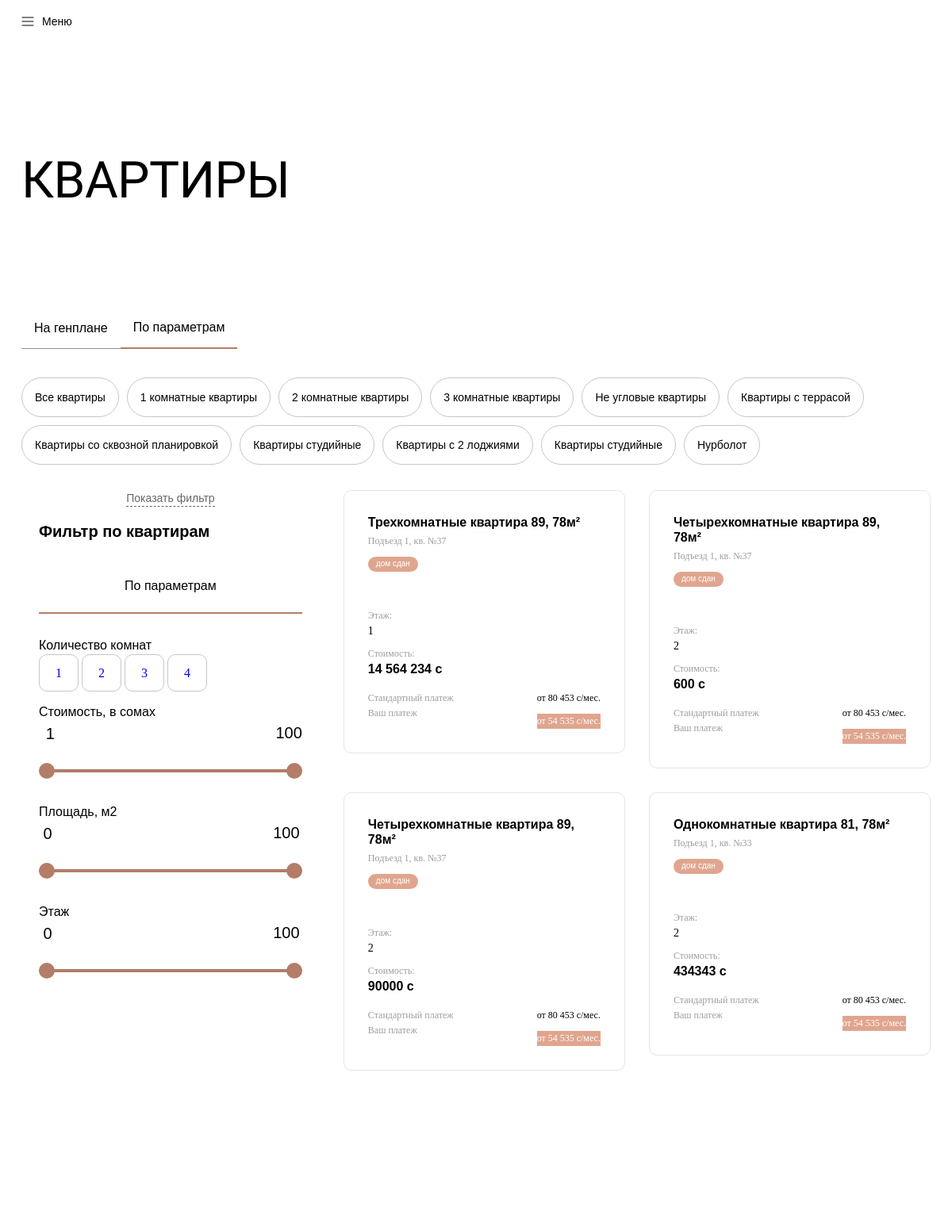
Page /catalog/?page=2 (upper part) on the earlier database version.
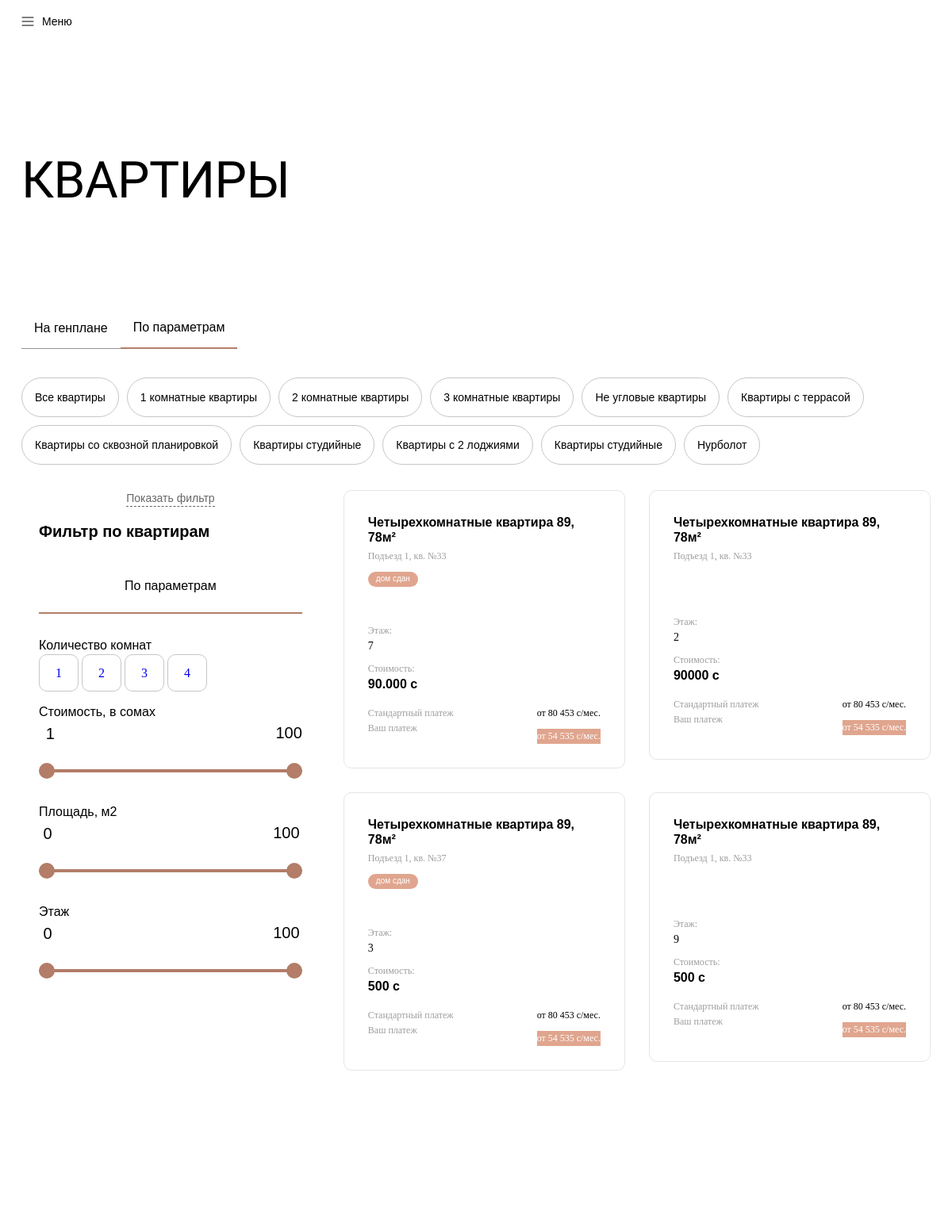
Same page on the later database version.
### apps/apartment/models.py (models this page shows, shortened)
class Category(models.Model):
    title = models.CharField(
        max_length = 255,
        verbose_name = "Название категории",
        blank= True, null = True
    )
    class Meta:
        verbose_name = "Категория квартир"
        verbose_name_plural = "Категория квартир"

class Rooms(models.Model):
    title = models.CharField(
        max_length = 255,
        verbose_name = "Сколько Комнат"
    )
    def __str__(self):
        return self.title
    class Meta:
        verbose_name = "Добавить Комнаты"
        verbose_name_plural = "Добавить Комнаты"

class Apartment(models.Model):
    category = models.ForeignKey(
        Category,
        related_name = "category_room",
        on_delete = models.CASCADE,
        blank= True, null = True
    )
    room = models.ForeignKey(
        Rooms,
        on_delete = models.CASCADE
    )
    razmer = models.CharField(
        max_length = 255,
        verbose_name = "Размер"
    )
    info = models.CharField(
        max_length = 255,
        verbose_name ="Дополнительная информация",
        blank = True,null=True
    )
    layote = ResizedImageField(
        force_format="WEBP",
        quality=100,
        upload_to='layote/',
        verbose_name="Фотография планировки",
        blank = True, null = True
    )
    plan = ResizedImageField(
        force_format="WEBP",
        quality=100,
        upload_to='plan/',
        verbose_name="Фотография на плане этажа",
        blank = True, null = True
    )
    object = ResizedImageField(
        force_format="WEBP",
        quality=100,
        upload_to='object/',
        verbose_name="Фотография на объекте",
        blank = True, null = True
    )
    price = models.CharField(
        max_length = 255,
        verbose_name = "Цена"
    )
    floor = models.ForeignKey(
        Floor,
        related_name = "floor_form",
        on_delete = models.CASCADE,
        verbose_name = "Сколько этаж",
        blank=True,null = True
    )
    exploitation = models.CharField(
        max_length = 255,
        verbose_name = "Ввод в эксплуатацию"
    )
    layout_text = models.CharField(
        max_length = 255,
        verbose_name = "Тип планировок "
    )
    status = models.ForeignKey(
        Status,
        related_name = "choise_room",
        on_delete = models.CASCADE,
        blank = True, null = True
    )
    class Meta:
        verbose_name = "Добавить Квартиру"
        verbose_name_plural = "Добавить Квартиру"

class Status(models.Model):
    title = models.CharField(
        max_length = 255,
        verbose_name = "Статус квартиры"
    )
    def __str__(self):
        return self.title
    class Meta:
        verbose_name = "Добавить Статус"
        verbose_name_plural = "Добавить Статус"

class Floor(models.Model):
    title = models.CharField(
        max_length = 2,
        verbose_name = "Номер этажа"
    )
    def __str__(self):
        return self.title
    class Meta:
        verbose_name = "Добавить Этажи"
        verbose_name_plural = "Добавить Этажи"

### apps/apartment/views.py (the view, shortened to what this page needs)
# urls.py: path('catalog/', views.catalog, name="catalog"),
def catalog(request):
    settings = Settings.objects.latest("id")
    categories = models.Category.objects.all()
    category_id = request.GET.get('category')
    apartments = models.Apartment.objects.all()
    if category_id:
        apartments = apartments.filter(category__id=category_id)
    rooms = models.Rooms.objects.all()
    rooms_id = request.GET.get("room")
    items_per_page = 4
    paginator = Paginator(apartments, items_per_page)
    page = request.GET.get('page')
    try:
        apartments = paginator.page(page)
    except PageNotAnInteger:
        apartments = paginator.page(1)
    except EmptyPage:
        apartments = paginator.page(paginator.num_pages)
        apartments = paginator.page(paginator.num_pages)
    contactinfo = ContactInfo.objects.latest('id')
    return render(request, 'catalog.html', locals())

### templates/catalog.html (shortened to what the changed rows need)
{% load static %}
<!DOCTYPE html>
<html lang="en">
  <head>
    <link rel="stylesheet" href="{% static 'assets/styles/style.css' %}" />
    <link rel="stylesheet" href="{% static 'assets/styles/swiperStyle.css' %}" />
  </head>
  <body>
    <br />
    <br /><br />
    <main class="main" style="padding: 0 27px">
      <br />
      <h1>КВАРТИРЫ</h1>
      <br /><br /><br /><br />
      <br /><br />
      <div class="filterList">
        <a href="{% url 'catalog' %}" class="filterItem">Все квартиры</a>
        {% for category in categories %}
        <a href="{% url 'catalog' %}?category={{ category.id }}" class="filterItem">{{ category.title }}</a>
        {% endfor %}
      </div>
    </main>
    <div class="filterZone" style="padding: 0 27px">
      <div class="scrollBar" >
        <div class="leftFilteredZone">
          <h1>Фильтр по квартирам</h1>
          <div>
            <h2>Количество комнат</h2>
            {% for room in rooms %}
              <a href="{% url 'catalog' %}?room={{ room.id }}" class="roomButton">{{ room.id }}</a>
            {% endfor %}
          </div>
          <div>
            <h2>Стоимость, в сомах</h2>
            <br /><br />
          </div>
          <div>
            <h2>Площадь, м2</h2>
            <br /><br />
          </div>
          <div>
            <h2>Этаж</h2>
            <br /><br />
          </div>
        </div>
      </div>
      <div class="flatList">
        {% for apartment in apartments %}
        <a href="{% url 'planing' apartment.id %}">
          <div class="flatListCard">
            <div class="cardHead">
              <h1>{{apartment.room}} квартира {{apartment.razmer}}</h1>
              <p>{{apartment.info}}</p>
            </div>
            {% if apartment.status%}
            <button class="flatMetka">{{apartment.status}}</button>
            {% endif %}
            <br />
            <div class="cardFlatImage">
            </div>
            <br />
            <div class="cardFlatInf">
              <p>Этаж:</p>
              <h2>{{apartment.floor}} </h2>
            </div>
            <div class="cardFlatInf">
              <p>Стоимость:</p>
              <h1>{{apartment.price}} с</h1>
            </div>
            <br />
            <div class="cardFootFlat">
              <div>
                <h1>Стандартный платеж <img width="14px" src="{% static 'assets/svg/div.tooltip-circle.svg' %}" alt="" /></h1>
                <h1>Ваш платеж <img width="14px" src="{% static 'assets/svg/div.tooltip-circle — копия.svg' %}" alt="" /></h1>
              </div>
              <div>
                <h2>от 80 453 с/мес.</h2>
                <h3>от 54 535 с/мес.</h3>
              </div>
            </div>
          </div>
        </a>
        {% endfor %}
      </div>
    </div>
    <br /><br />
    <br /><br /><br /><br />
  </body>
</html>

Differences in the rows shown:
no longer on this page (row unchanged): Apartment: room "Трехкомнатные", razmer "89, 78м²", info "Подъезд 1, кв. №37", status "дом сдан", floor "1", price "14 564 234"
no longer on this page (row unchanged): Apartment: room "Четырехкомнатные", razmer "89, 78м²", info "Подъезд 1, кв. №37", status "дом сдан", floor "2", price "600"
no longer on this page (row unchanged): Apartment: room "Четырехкомнатные", razmer "89, 78м²", info "Подъезд 1, кв. №37", status "дом сдан", floor "2", price "90000"
no longer on this page (row unchanged): Apartment: room "Однокомнатные", razmer "81, 78м²", info "Подъезд 1, кв. №33", status "дом сдан", floor "2", price "434343"
added Apartment: room "Четырехкомнатные", razmer "89, 78м²", info "Подъезд 1, кв. №33", status "дом сдан", floor "7", price "90.000"
added Apartment: room "Четырехкомнатные", razmer "89, 78м²", info "Подъезд 1, кв. №33", floor "2", price "90000"
added Apartment: room "Четырехкомнатные", razmer "89, 78м²", info "Подъезд 1, кв. №37", status "дом сдан", floor "3", price "500"
added Apartment: room "Четырехкомнатные", razmer "89, 78м²", info "Подъезд 1, кв. №33", floor "9", price "500"
